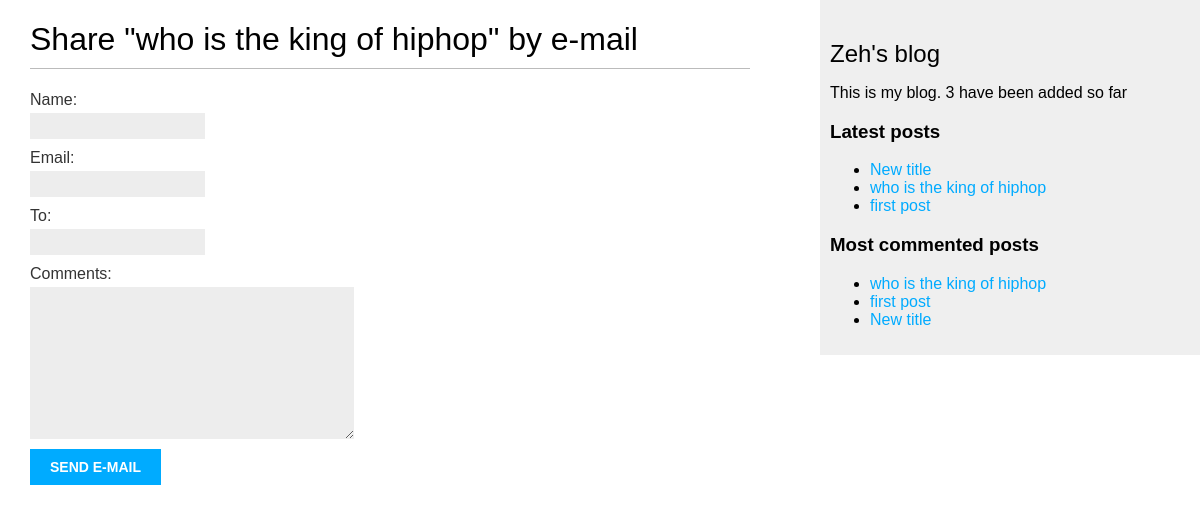
/blogs/2/share/, run on an earlier commit of the app's database.
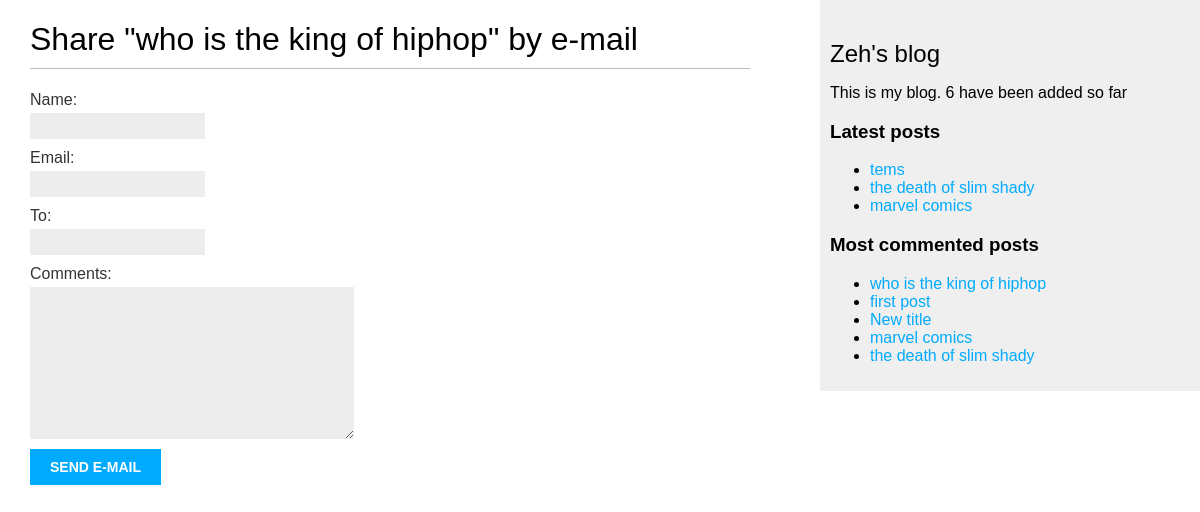
And on a later commit of the database.
### blogs/models.py (models this page shows, shortened)
class Post(models.Model):
    class Status(models.TextChoices):
        DRAFT = 'DF', 'DRAFT'
        PUBLISHED = 'PB', 'PUBLISHED'
    title = models.CharField(max_length=255)
    slug = models.SlugField(max_length=255,
                            unique_for_date='publish')
    author = models.ForeignKey(
        settings.AUTH_USER_MODEL,
        on_delete=models.CASCADE,
        related_name='blog_posts'
    )
    body = models.TextField()
    publish = models.DateTimeField(default=timezone.now)
    created_at = models.DateTimeField(auto_now_add=True)
    updated_at = models.DateTimeField(auto_now=True)
    status = models.CharField(
        max_length=2,
        choices=Status,
        default=Status.DRAFT
    )
    tags = TaggableManager()
    objects = models.Manager() # The default manager.
    published = PublishedManager() # Our custom manager.
    class Meta:
        ordering = ['-publish']
        indexes = [
            models.Index(fields=['-publish']),
        ]
    def get_absolute_url(self):
        return reverse(
        'blogs:post_detail',
        args=[
            self.publish.year,
            self.publish.month,
            self.publish.day,
            self.slug
            ]
        )

### blogs/views.py (the view)
# urls.py: path('<int:post_id>/share/', views.post_share, name='post_share'),
def post_share(request, post_id):
    post = get_object_or_404(Post, id=post_id, status=Post.Status.PUBLISHED)
    sent = False
    try:
        if request.method == 'POST':
            form = EmailPostForm(request.POST)
            if form.is_valid():
                cd = form.cleaned_data
                post_url = request.build_absolute_uri(post.get_absolute_url())
                subject = f"{cd['name']} ({cd['email']}) recommends you read {post.title}"
                message = f"Read {post.title} at {post_url}\n\n{cd['name']}\'s comments: {cd['comments']}"
                send_mail(subject, message, from_email=None, recipient_list=[cd['to']])
                sent = True
        else:
            form = EmailPostForm()
        return render(request, 'blogs/post/share.html', {'post': post, 'form': form, 'sent': sent})
    except Exception as e:
         return render(request, 'blogs/post/share_error.html', {'error': str(e)})

### blogs/forms.py
class EmailPostForm(forms.Form):
    name = forms.CharField(max_length=25)
    email = forms.EmailField()
    to = forms.EmailField()
    comments = forms.CharField(required=False,
                               widget=forms.Textarea)

### blogs/models.py (called while the page is built)
    def get_queryset(self):
        return (
            super().get_queryset().filter(status=Post.Status.PUBLISHED)
        )

### blogs/templatetags/blog_tags.py (called while the page is built)
@register.simple_tag
def total_posts():
    return Post.published.count()

@register.inclusion_tag('blogs/post/latest_posts.html')
def show_latest_posts(count=5):
    latest_posts = Post.published.order_by('-publish')[:count]
    return {'latest_posts': latest_posts}

@register.simple_tag
def get_most_commented_posts(count=5):
    return Post.published.annotate(
        total_comments=Count('comments')
    ).order_by('-total_comments')[:count]

### blogs/templates/blogs/post/share.html (shortened to what this page needs)
{% extends "blogs/base.html" %}
{% block content %}
{% if sent %}
<h1>E-mail successfully sent</h1>
<p>
"{{ post.title }}" was successfully sent to {{ form.clean_data.to}}.
</p>
{% else %}
<h1>Share "{{ post.title }}" by e-mail</h1>
<form method="post">
{{ form.as_p }}
<input type="submit" value="Send e-mail">
</form>
{% endif %}
{% endblock %}

### blogs/templates/blogs/base.html (shortened to what this page needs)
{% load blog_tags %}
{% load static %}
<!DOCTYPE html>
<html>
<head>
<link href="{% static "css/blog.css" %}" rel="stylesheet">
</head>
<body>
<div id="content">
{% block content %}
{% endblock %}
</div>
<div id="sidebar">
<h2>Zeh's blog</h2>
<p>This is my blog.
   {% total_posts%} have been added so far
</p>
<h3>Latest posts</h3>
{% show_latest_posts 3 %}
<h3>Most commented posts</h3>
{% get_most_commented_posts as most_commented_posts %}
<ul>
{% for post in most_commented_posts %}
<li>
<a href="{{ post.get_absolute_url }}">{{ post.title }}</a>
</li>
{% endfor %}
</ul>
</div>
</body>
</html>

### blogs/templates/blogs/post/latest_posts.html
<ul>
    {% for post in latest_posts %}
    <li>
    <a href="{{ post.get_absolute_url }}">{{ post.title }}</a>
    </li>
    {% endfor %}
</ul>

What changed in the data, as far as the page shows it:
no longer on one of the page's lists (row unchanged): Post: title "who is the king of hiphop"
no longer on one of the page's lists (row edited): Post: title "first post"
no longer on one of the page's lists (row unchanged): Post: title "New title"
added Post: title "tems", shown under "Latest posts"
added Post: title "the death of slim shady"
added Post: title "marvel comics"
Also different on the page:
text no longer shown: "3"
text now shown: "6"
